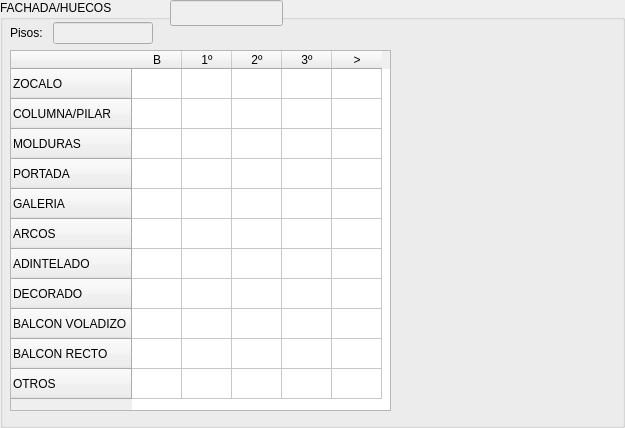
<?xml version="1.0" encoding="UTF-8"?>
<ui version="4.0">
 <class>FachadaForm</class>
 <widget class="QGroupBox" name="FachadaForm">
  <property name="geometry">
   <rect>
    <x>0</x>
    <y>0</y>
    <width>625</width>
    <height>428</height>
   </rect>
  </property>
  <property name="font">
   <font>
    <pointsize>9</pointsize>
   </font>
  </property>
  <property name="windowTitle">
   <string>Fachada/Huecos</string>
  </property>
  <property name="title">
   <string>FACHADA/HUECOS</string>
  </property>
  <widget class="QTableWidget" name="fachadaTable">
   <property name="geometry">
    <rect>
     <x>10</x>
     <y>50</y>
     <width>381</width>
     <height>361</height>
    </rect>
   </property>
   <property name="sizePolicy">
    <sizepolicy hsizetype="Fixed" vsizetype="Expanding">
     <horstretch>0</horstretch>
     <verstretch>0</verstretch>
    </sizepolicy>
   </property>
   <attribute name="horizontalHeaderDefaultSectionSize">
    <number>50</number>
   </attribute>
   <attribute name="horizontalHeaderDefaultSectionSize">
    <number>50</number>
   </attribute>
   <row>
    <property name="text">
     <string>ZOCALO</string>
    </property>
   </row>
   <row>
    <property name="text">
     <string>COLUMNA/PILAR</string>
    </property>
   </row>
   <row>
    <property name="text">
     <string>MOLDURAS</string>
    </property>
   </row>
   <row>
    <property name="text">
     <string>PORTADA</string>
    </property>
   </row>
   <row>
    <property name="text">
     <string>GALERIA</string>
    </property>
   </row>
   <row>
    <property name="text">
     <string>ARCOS</string>
    </property>
   </row>
   <row>
    <property name="text">
     <string>ADINTELADO</string>
    </property>
   </row>
   <row>
    <property name="text">
     <string>DECORADO</string>
    </property>
   </row>
   <row>
    <property name="text">
     <string>BALCON VOLADIZO</string>
    </property>
   </row>
   <row>
    <property name="text">
     <string>BALCON RECTO</string>
    </property>
   </row>
   <row>
    <property name="text">
     <string>OTROS</string>
    </property>
   </row>
   <column>
    <property name="text">
     <string>B</string>
    </property>
   </column>
   <column>
    <property name="text">
     <string>1º</string>
    </property>
   </column>
   <column>
    <property name="text">
     <string>2º</string>
    </property>
   </column>
   <column>
    <property name="text">
     <string>3º</string>
    </property>
   </column>
   <column>
    <property name="text">
     <string>&gt;</string>
    </property>
   </column>
  </widget>
  <widget class="QLineEdit" name="cuentaEdit">
   <property name="enabled">
    <bool>false</bool>
   </property>
   <property name="geometry">
    <rect>
     <x>170</x>
     <y>0</y>
     <width>113</width>
     <height>26</height>
    </rect>
   </property>
  </widget>
  <widget class="QWidget" name="layoutWidget">
   <property name="geometry">
    <rect>
     <x>10</x>
     <y>20</y>
     <width>143</width>
     <height>26</height>
    </rect>
   </property>
   <layout class="QHBoxLayout" name="horizontalLayout">
    <item>
     <widget class="QLabel" name="fachPisosLbl">
      <property name="text">
       <string>Pisos:</string>
      </property>
     </widget>
    </item>
    <item>
     <widget class="QLineEdit" name="fachPisosEdit">
      <property name="enabled">
       <bool>false</bool>
      </property>
      <property name="minimumSize">
       <size>
        <width>100</width>
        <height>0</height>
       </size>
      </property>
      <property name="maximumSize">
       <size>
        <width>100</width>
        <height>16777215</height>
       </size>
      </property>
      <property name="maxLength">
       <number>5</number>
      </property>
      <property name="alignment">
       <set>Qt::AlignRight|Qt::AlignTrailing|Qt::AlignVCenter</set>
      </property>
     </widget>
    </item>
   </layout>
  </widget>
 </widget>
 <resources/>
 <connections/>
</ui>
